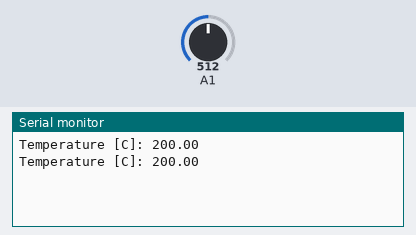
Bench run of a sketch on a simulated Arduino Uno, built with avr-gcc and run on an emulated ATmega328P. On the bench: the last lines printed to the serial monitor. The inputs (shaded band) are chosen by the test bench; at power-on: A1 = 512.

Above: at 1.8 s.
1.9 s: A1 set to 716
At 2.8 s:
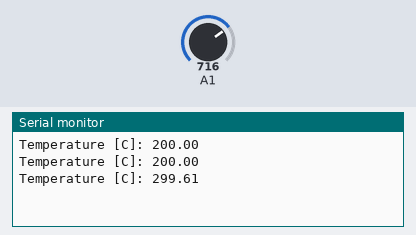
3.4 s: A1 set to 900
At 4.8 s:
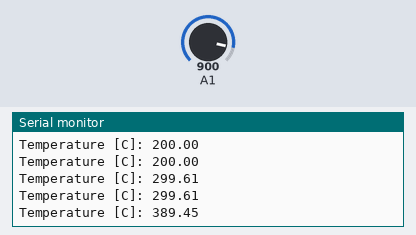
Timing chart, 0 to 6.4 s (numbered marks = the images above; inputs shaded):
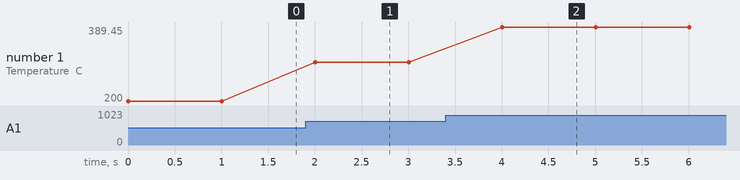

Measured:
- after the input at 1.9 s, the serial monitor: prints a new line after 0.10 s (image 1)
- after the input at 3.4 s, the serial monitor: prints a new line after 0.60 s (image 2)
- plotted number 1: 200 → 299.61 after the input at 1.9 s, 299.61 → 389.45 after the input at 3.4 s

The sketch:

lab1_temp_sensor.ino
```cpp
// Code Source: https://www.tutorialspoint.com/arduino/arduino_temperature_sensor.htm
// Code Source: https://osoyoo.com/2017/07/22/arduino-lesson-tmp36/
// Info: https://www.maximintegrated.com/en/products/sensors/MAX31820.html

float temp;
int tempPin = 1; // dibs on pin A1

void setup() {
   Serial.begin(9600);
}

void loop() {
   // Call function to read temperature
   temp = read_temperature(tempPin);

   // Print temp data
   Serial.print("Temperature [C]: ");
   Serial.print(temp); // display temperature value
   Serial.println();
   delay(1000); // update every 1 sec

}

double read_temperature(int pin){
   // convert raw reading to voltage
   float volt = analogRead(pin) * 5.0;
   volt /= 1024.0;

   // converting from 10 mv per degree wit 500 mV offset
   float temp = (volt - 0.5) * 100;

   return temp;
}
```
